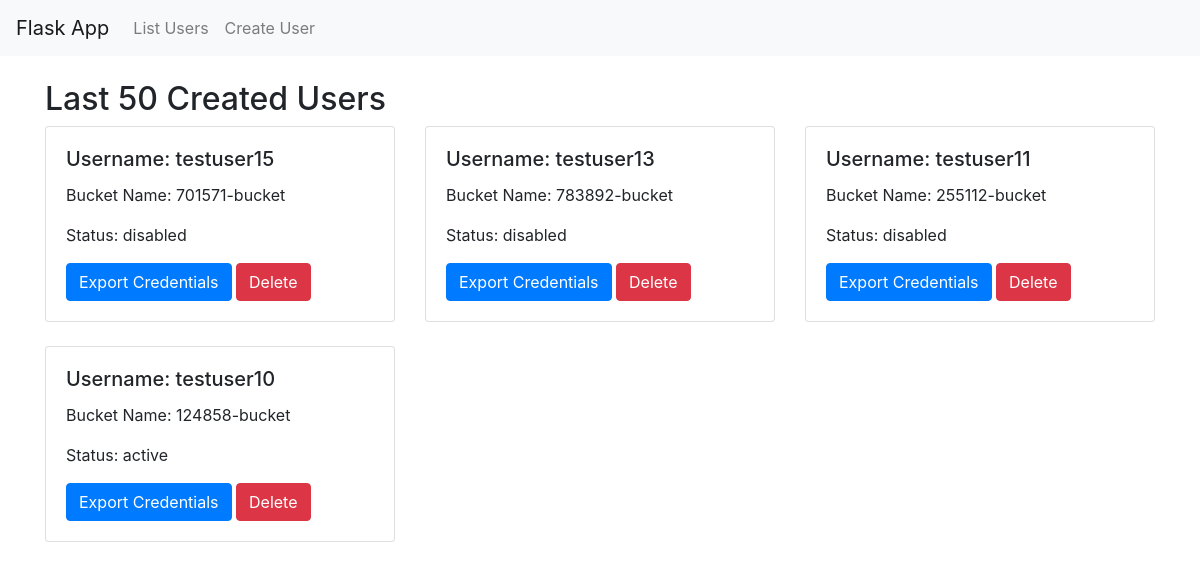
/list_users (signed in), run on an earlier commit of the app's database.
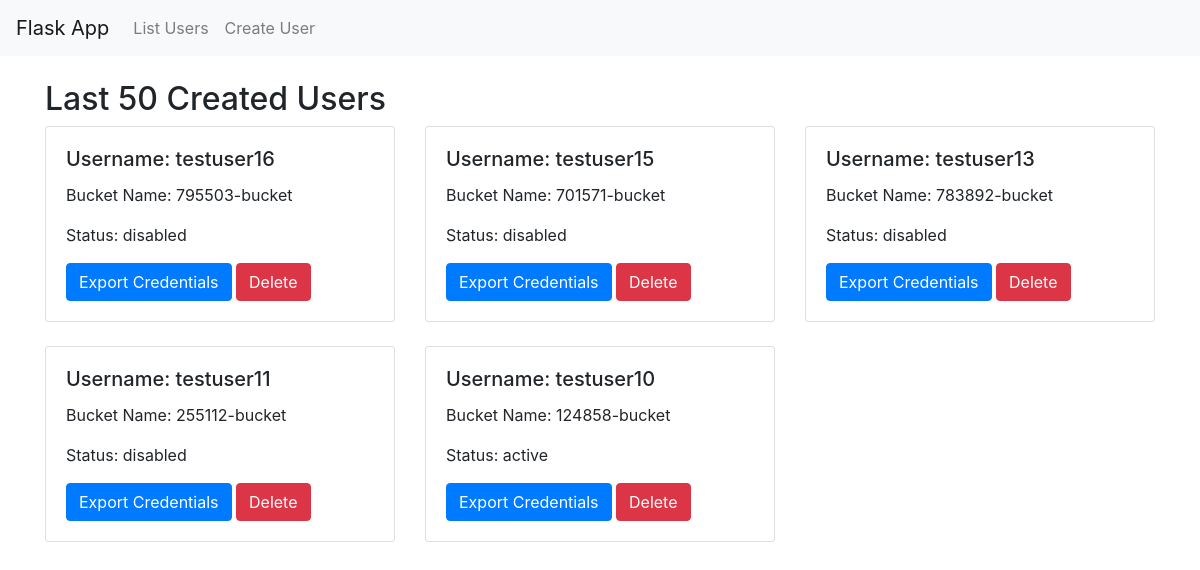
And on a later commit of the database.
### tables this page shows
CREATE TABLE users (
            id INTEGER PRIMARY KEY AUTOINCREMENT,
            user_id TEXT,
            user_name TEXT,
            bucket_name TEXT,
            access_key_id TEXT,
            secret_access_key TEXT,
            timestamp TEXT,
            status TEXT
        );

### app.py (the view)
@app.route('/list_users')
def list_users():
    if 'username' not in session:
        return redirect(url_for('login'))
    users = admin.get_last_50_users()
    return render_template('list_users.html', users=users)

### aws_admin.py (called while the page is built)
    def _get_connection(self):
        return sqlite3.connect(self.db_name, check_same_thread=False)

    def get_last_50_users(self):
        conn = self._get_connection()
        cursor = conn.cursor()
        cursor.execute("SELECT user_name, bucket_name, status, access_key_id, secret_access_key FROM users ORDER BY id DESC LIMIT 50")
        users = cursor.fetchall()
        conn.close()
        return users

### templates/list_users.html
{% extends 'base.html' %}
{% block content %}
<h2 class="mt-4">Last 50 Created Users</h2>
<div class="row">
    {% for user in users %}
    <div class="col-md-4">
        <div class="card mb-4">
            <div class="card-body">
                <h5 class="card-title">Username: {{ user[0] }}</h5>
                <p class="card-text">Bucket Name: {{ user[1] }}</p>
                <p class="card-text">Status: {{ user[2] }}</p>
                <a href="{{ url_for('export_credentials', user_name=user[0]) }}" class="btn btn-primary">Export Credentials</a>
                <a href="{{ url_for('delete_user', user_name=user[0]) }}" class="btn btn-danger">Delete</a>
            </div>
        </div>
    </div>
    {% endfor %}
</div>
{% endblock %}

### templates/base.html (shortened to what this page needs)
<!DOCTYPE html>
<html lang="en">
<head>
    <link href="https://stackpath.bootstrapcdn.com/bootstrap/4.5.2/css/bootstrap.min.css" rel="stylesheet">
</head>
<body>
    <nav class="navbar navbar-expand-lg navbar-light bg-light">
        <a class="navbar-brand" href="{{ url_for('index') }}">Flask App</a>
        <div class="collapse navbar-collapse">
            <ul class="navbar-nav mr-auto">
                <li class="nav-item"><a class="nav-link" href="{{ url_for('list_users') }}">List Users</a></li>
                <li class="nav-item"><a class="nav-link" href="{{ url_for('create_user') }}">Create User</a></li>
            </ul>
        </div>
    </nav>
    <div class="container">
        {% block content %}{% endblock %}
    </div>
</body>
</html>

What changed in the data, as far as the page shows it:
added users: user_name "testuser16", bucket_name "795503-bucket", status "disabled"
